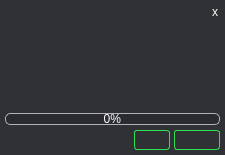
<?xml version="1.0" encoding="UTF-8"?>
<ui version="4.0">
 <class>FilesItem</class>
 <widget class="QWidget" name="FilesItem">
  <property name="geometry">
   <rect>
    <x>0</x>
    <y>0</y>
    <width>225</width>
    <height>155</height>
   </rect>
  </property>
  <property name="minimumSize">
   <size>
    <width>150</width>
    <height>100</height>
   </size>
  </property>
  <property name="windowTitle">
   <string>Form</string>
  </property>
  <property name="styleSheet">
   <string notr="true">*
{
border: none;
color: white;
font: 400 12px &quot;微软雅黑&quot;;
background-color: rgb(48, 49, 53);
}</string>
  </property>
  <layout class="QVBoxLayout" name="verticalLayout_3">
   <property name="spacing">
    <number>0</number>
   </property>
   <property name="leftMargin">
    <number>2</number>
   </property>
   <property name="topMargin">
    <number>2</number>
   </property>
   <property name="rightMargin">
    <number>2</number>
   </property>
   <property name="bottomMargin">
    <number>2</number>
   </property>
   <item>
    <widget class="QWidget" name="widget_mask" native="true">
     <property name="styleSheet">
      <string notr="true">#widget_mask
{
/*background-color: transparent;*/
}

#widget_mask:hover
{
/*background-color: rgba(20, 20, 20,0.6);*/
}

QLineEdit
{
text-align: left;
border-radius: 1px;
border: 0px solid rgb(204, 204, 204);
background-color: transparent;
}

QLineEdit:hover
{
color: rgb(51, 174, 237);
}</string>
     </property>
     <layout class="QVBoxLayout" name="verticalLayout">
      <property name="spacing">
       <number>1</number>
      </property>
      <property name="leftMargin">
       <number>0</number>
      </property>
      <property name="topMargin">
       <number>0</number>
      </property>
      <property name="rightMargin">
       <number>0</number>
      </property>
      <property name="bottomMargin">
       <number>0</number>
      </property>
      <item>
       <widget class="QFrame" name="frame_title">
        <property name="minimumSize">
         <size>
          <width>0</width>
          <height>20</height>
         </size>
        </property>
        <property name="maximumSize">
         <size>
          <width>16777215</width>
          <height>20</height>
         </size>
        </property>
        <property name="styleSheet">
         <string notr="true">#frame_title
{
/*background-color: rgb(71, 71, 71);*/
}

</string>
        </property>
        <property name="frameShape">
         <enum>QFrame::StyledPanel</enum>
        </property>
        <property name="frameShadow">
         <enum>QFrame::Raised</enum>
        </property>
        <layout class="QHBoxLayout" name="horizontalLayout">
         <property name="spacing">
          <number>5</number>
         </property>
         <property name="leftMargin">
          <number>0</number>
         </property>
         <property name="topMargin">
          <number>0</number>
         </property>
         <property name="rightMargin">
          <number>0</number>
         </property>
         <property name="bottomMargin">
          <number>0</number>
         </property>
         <item>
          <widget class="QLineEdit" name="lineEdit_filename">
           <property name="minimumSize">
            <size>
             <width>130</width>
             <height>20</height>
            </size>
           </property>
           <property name="maximumSize">
            <size>
             <width>16777215</width>
             <height>20</height>
            </size>
           </property>
           <property name="styleSheet">
            <string notr="true"/>
           </property>
           <property name="text">
            <string/>
           </property>
          </widget>
         </item>
         <item>
          <widget class="QPushButton" name="pushButton_editinfo">
           <property name="sizePolicy">
            <sizepolicy hsizetype="Minimum" vsizetype="Fixed">
             <horstretch>24</horstretch>
             <verstretch>24</verstretch>
            </sizepolicy>
           </property>
           <property name="minimumSize">
            <size>
             <width>28</width>
             <height>16</height>
            </size>
           </property>
           <property name="maximumSize">
            <size>
             <width>28</width>
             <height>16</height>
            </size>
           </property>
           <property name="styleSheet">
            <string notr="true">QPushButton
{
text-align: center;
font: 400 13px &quot;微软雅黑&quot;;
}


QPushButton:hover
{
color: #ff4335;
}</string>
           </property>
           <property name="text">
            <string/>
           </property>
          </widget>
         </item>
         <item>
          <widget class="QPushButton" name="pushButton_remove">
           <property name="sizePolicy">
            <sizepolicy hsizetype="Minimum" vsizetype="Fixed">
             <horstretch>24</horstretch>
             <verstretch>24</verstretch>
            </sizepolicy>
           </property>
           <property name="minimumSize">
            <size>
             <width>16</width>
             <height>16</height>
            </size>
           </property>
           <property name="maximumSize">
            <size>
             <width>16</width>
             <height>16</height>
            </size>
           </property>
           <property name="styleSheet">
            <string notr="true">QPushButton
{
text-align: center;
font: 400 14px &quot;微软雅黑&quot;;
}


QPushButton:hover
{
color: #ff4335;
}</string>
           </property>
           <property name="text">
            <string>x</string>
           </property>
          </widget>
         </item>
        </layout>
       </widget>
      </item>
      <item>
       <widget class="QStackedWidget" name="stackedWidget_info">
        <property name="currentIndex">
         <number>0</number>
        </property>
        <widget class="QWidget" name="page_display">
         <layout class="QVBoxLayout" name="verticalLayout_5">
          <property name="spacing">
           <number>0</number>
          </property>
          <property name="leftMargin">
           <number>3</number>
          </property>
          <property name="topMargin">
           <number>0</number>
          </property>
          <property name="rightMargin">
           <number>3</number>
          </property>
          <property name="bottomMargin">
           <number>0</number>
          </property>
          <item>
           <layout class="QVBoxLayout" name="verticalLayout_4">
            <item>
             <widget class="QLabel" name="label_pic">
              <property name="minimumSize">
               <size>
                <width>50</width>
                <height>70</height>
               </size>
              </property>
              <property name="styleSheet">
               <string notr="true"/>
              </property>
              <property name="text">
               <string/>
              </property>
             </widget>
            </item>
            <item>
             <widget class="QFrame" name="frame_bottom">
              <property name="sizePolicy">
               <sizepolicy hsizetype="Preferred" vsizetype="Preferred">
                <horstretch>0</horstretch>
                <verstretch>28</verstretch>
               </sizepolicy>
              </property>
              <property name="minimumSize">
               <size>
                <width>0</width>
                <height>45</height>
               </size>
              </property>
              <property name="maximumSize">
               <size>
                <width>16777215</width>
                <height>45</height>
               </size>
              </property>
              <property name="styleSheet">
               <string notr="true"/>
              </property>
              <property name="frameShape">
               <enum>QFrame::StyledPanel</enum>
              </property>
              <property name="frameShadow">
               <enum>QFrame::Raised</enum>
              </property>
              <layout class="QVBoxLayout" name="verticalLayout_2">
               <property name="spacing">
                <number>4</number>
               </property>
               <property name="leftMargin">
                <number>0</number>
               </property>
               <property name="topMargin">
                <number>4</number>
               </property>
               <property name="rightMargin">
                <number>0</number>
               </property>
               <property name="bottomMargin">
                <number>0</number>
               </property>
               <item>
                <widget class="QProgressBar" name="progressBar">
                 <property name="minimumSize">
                  <size>
                   <width>100</width>
                   <height>12</height>
                  </size>
                 </property>
                 <property name="maximumSize">
                  <size>
                   <width>225</width>
                   <height>12</height>
                  </size>
                 </property>
                 <property name="styleSheet">
                  <string notr="true">#progressBar
{
font:9pt;
color:white;
border-radius:5px;
text-align:center;
border:1px solid #E8EDF2;
background-color:#2a2a31;
border-color: rgb(180, 180, 180);
}
#progressBar:chunk
{
width:5px;
margin:0.5px;
border-radius:5px;
background-color:#1afa29;
}</string>
                 </property>
                 <property name="value">
                  <number>0</number>
                 </property>
                 <property name="alignment">
                  <set>Qt::AlignRight|Qt::AlignTrailing|Qt::AlignVCenter</set>
                 </property>
                 <property name="textVisible">
                  <bool>true</bool>
                 </property>
                 <property name="textDirection">
                  <enum>QProgressBar::TopToBottom</enum>
                 </property>
                </widget>
               </item>
               <item>
                <layout class="QHBoxLayout" name="horizontalLayout_2">
                 <item>
                  <widget class="QLabel" name="label_size">
                   <property name="text">
                    <string/>
                   </property>
                  </widget>
                 </item>
                 <item>
                  <widget class="QPushButton" name="pushButton_pause">
                   <property name="minimumSize">
                    <size>
                     <width>36</width>
                     <height>20</height>
                    </size>
                   </property>
                   <property name="maximumSize">
                    <size>
                     <width>36</width>
                     <height>20</height>
                    </size>
                   </property>
                   <property name="styleSheet">
                    <string notr="true">QPushButton
{
border-radius: 3px;
font: 400 11px &quot;微软雅黑&quot;;
border: 1px solid #2de154;
color: white;
}

QPushButton[enable = &quot;false&quot;]
{
color: #99aacc;
}

QPushButton:checked
{
color: red;
border: 1px solid #2de154;
}

QPushButton:hover
{
border: 1px solid #2de154;
}

QPushButton:disabled
{
color: #6d6d6d;
}
</string>
                   </property>
                   <property name="text">
                    <string/>
                   </property>
                  </widget>
                 </item>
                 <item>
                  <widget class="QPushButton" name="pushButton_finish">
                   <property name="minimumSize">
                    <size>
                     <width>46</width>
                     <height>20</height>
                    </size>
                   </property>
                   <property name="maximumSize">
                    <size>
                     <width>46</width>
                     <height>20</height>
                    </size>
                   </property>
                   <property name="styleSheet">
                    <string notr="true">QPushButton
{
border-radius: 3px;
font: 400 11px &quot;微软雅黑&quot;;
border: 1px solid #2de154;
color: white;
}

QPushButton[enable = &quot;false&quot;]
{
color: green;
}

QPushButton:checked
{
color: white;
border: 1px solid #2de154;
}

QPushButton:hover
{
border: 1px solid #2de154;
}

QPushButton:disabled
{
color: #6d6d6d;
}
</string>
                   </property>
                   <property name="text">
                    <string/>
                   </property>
                  </widget>
                 </item>
                </layout>
               </item>
              </layout>
             </widget>
            </item>
           </layout>
          </item>
         </layout>
        </widget>
        <widget class="QWidget" name="page_edit">
         <property name="styleSheet">
          <string notr="true">QLabel
{
border: 0px solid rgb(204, 204, 204);
background-color: transparent;
}

#pushButton_opencover
{
color: gray;
border-radius: 2px;
border: 1px solid gray;
}

#pushButton_opencover:hover
{
color: #2bde57;
border: 1px solid #2bde57;
}

QComboBox 
{
border-radius: 3px;
border: 1px solid rgb(204, 204, 204);
padding: 1px 18px 1px 3px;
min-width: 6em;
margin: 1px 0px;
background-color: transparent;
}

QComboBox::drop-down
{
width: 10px;
border: 0px solid rgb(204, 204, 204);
border-left-width: 1px;
background-color: transparent;
}

QComboBox::down-arrow
{
image: url(://images/dialog/drop-down.png);
}

/*下拉列表item*/
QComboBox QAbstractItemView 
{
border: 0px solid green;
selection-background-color: #303135;						/*选中下拉列表行背景色*/
background-color: #f0f0f0;								/*下拉列表背景色*/
}

/*下拉列表需要代码设置setView(new QListView())才生效*/
/*下拉项样式 背景蓝色*/
QListView::item
{
/*单个item高度*/
min-height:24px;
padding:0px 8px;
background:0000ff;
color:#404040;
}  

/*下拉项选中样式（效果不明显）背景绿色*/
QListView::item:selected
{ 
color:#2ca5f9;
padding:0px 8px;
border-radius: 4px;
background-color: #d3d3d3; 
}   

/*下拉项鼠标悬浮样式 背景灰绿色*/
QListView::item:hover
{ 
color:#2ca5f9;
padding:0px 8px;
border-radius: 4px;
background-color: #d3d3d3; 
}</string>
         </property>
         <layout class="QVBoxLayout" name="verticalLayout_6">
          <property name="spacing">
           <number>0</number>
          </property>
          <property name="leftMargin">
           <number>3</number>
          </property>
          <property name="topMargin">
           <number>0</number>
          </property>
          <property name="rightMargin">
           <number>3</number>
          </property>
          <property name="bottomMargin">
           <number>0</number>
          </property>
          <item>
           <layout class="QHBoxLayout" name="horizontalLayout_3">
            <property name="spacing">
             <number>0</number>
            </property>
            <item>
             <widget class="QLabel" name="label_title">
              <property name="minimumSize">
               <size>
                <width>36</width>
                <height>26</height>
               </size>
              </property>
              <property name="maximumSize">
               <size>
                <width>36</width>
                <height>26</height>
               </size>
              </property>
              <property name="styleSheet">
               <string notr="true"/>
              </property>
              <property name="text">
               <string>标题：</string>
              </property>
             </widget>
            </item>
            <item>
             <widget class="QLineEdit" name="lineEdit_displaytitle">
              <property name="minimumSize">
               <size>
                <width>0</width>
                <height>26</height>
               </size>
              </property>
              <property name="maximumSize">
               <size>
                <width>16777215</width>
                <height>26</height>
               </size>
              </property>
              <property name="styleSheet">
               <string notr="true"/>
              </property>
              <property name="text">
               <string>自定义标题</string>
              </property>
             </widget>
            </item>
           </layout>
          </item>
          <item>
           <layout class="QHBoxLayout" name="horizontalLayout_8">
            <property name="spacing">
             <number>0</number>
            </property>
            <item>
             <widget class="QLabel" name="label_cover">
              <property name="minimumSize">
               <size>
                <width>36</width>
                <height>26</height>
               </size>
              </property>
              <property name="maximumSize">
               <size>
                <width>36</width>
                <height>26</height>
               </size>
              </property>
              <property name="styleSheet">
               <string notr="true"/>
              </property>
              <property name="text">
               <string>封面：</string>
              </property>
             </widget>
            </item>
            <item>
             <widget class="QLineEdit" name="lineEdit_displaycover">
              <property name="minimumSize">
               <size>
                <width>0</width>
                <height>26</height>
               </size>
              </property>
              <property name="maximumSize">
               <size>
                <width>16777215</width>
                <height>26</height>
               </size>
              </property>
              <property name="styleSheet">
               <string notr="true"/>
              </property>
              <property name="text">
               <string>自定义封面</string>
              </property>
             </widget>
            </item>
            <item>
             <widget class="QPushButton" name="pushButton_opencover">
              <property name="minimumSize">
               <size>
                <width>30</width>
                <height>20</height>
               </size>
              </property>
              <property name="maximumSize">
               <size>
                <width>30</width>
                <height>20</height>
               </size>
              </property>
              <property name="text">
               <string>选择</string>
              </property>
             </widget>
            </item>
           </layout>
          </item>
          <item>
           <layout class="QHBoxLayout" name="horizontalLayout_4">
            <property name="spacing">
             <number>0</number>
            </property>
            <item>
             <widget class="QLabel" name="label_type">
              <property name="minimumSize">
               <size>
                <width>36</width>
                <height>26</height>
               </size>
              </property>
              <property name="maximumSize">
               <size>
                <width>36</width>
                <height>26</height>
               </size>
              </property>
              <property name="text">
               <string>类型：</string>
              </property>
             </widget>
            </item>
            <item>
             <widget class="QComboBox" name="comboBox_mtype">
              <property name="minimumSize">
               <size>
                <width>125</width>
                <height>26</height>
               </size>
              </property>
              <property name="maximumSize">
               <size>
                <width>16777215</width>
                <height>26</height>
               </size>
              </property>
             </widget>
            </item>
           </layout>
          </item>
          <item>
           <layout class="QHBoxLayout" name="horizontalLayout_5">
            <property name="spacing">
             <number>0</number>
            </property>
            <item>
             <widget class="QLabel" name="label_theme">
              <property name="minimumSize">
               <size>
                <width>36</width>
                <height>26</height>
               </size>
              </property>
              <property name="maximumSize">
               <size>
                <width>36</width>
                <height>26</height>
               </size>
              </property>
              <property name="text">
               <string>题材：</string>
              </property>
             </widget>
            </item>
            <item>
             <widget class="QComboBox" name="comboBox_mtheme">
              <property name="minimumSize">
               <size>
                <width>125</width>
                <height>26</height>
               </size>
              </property>
              <property name="maximumSize">
               <size>
                <width>16777215</width>
                <height>26</height>
               </size>
              </property>
             </widget>
            </item>
           </layout>
          </item>
          <item>
           <layout class="QHBoxLayout" name="horizontalLayout_6">
            <property name="spacing">
             <number>0</number>
            </property>
            <item>
             <widget class="QLabel" name="label_time">
              <property name="minimumSize">
               <size>
                <width>36</width>
                <height>26</height>
               </size>
              </property>
              <property name="maximumSize">
               <size>
                <width>36</width>
                <height>26</height>
               </size>
              </property>
              <property name="text">
               <string>时长：</string>
              </property>
             </widget>
            </item>
            <item>
             <widget class="QLineEdit" name="lineEdit_mduration">
              <property name="minimumSize">
               <size>
                <width>0</width>
                <height>26</height>
               </size>
              </property>
              <property name="maximumSize">
               <size>
                <width>16777215</width>
                <height>26</height>
               </size>
              </property>
              <property name="text">
               <string>00:02:00</string>
              </property>
             </widget>
            </item>
           </layout>
          </item>
         </layout>
        </widget>
       </widget>
      </item>
     </layout>
    </widget>
   </item>
  </layout>
 </widget>
 <resources/>
 <connections/>
</ui>
